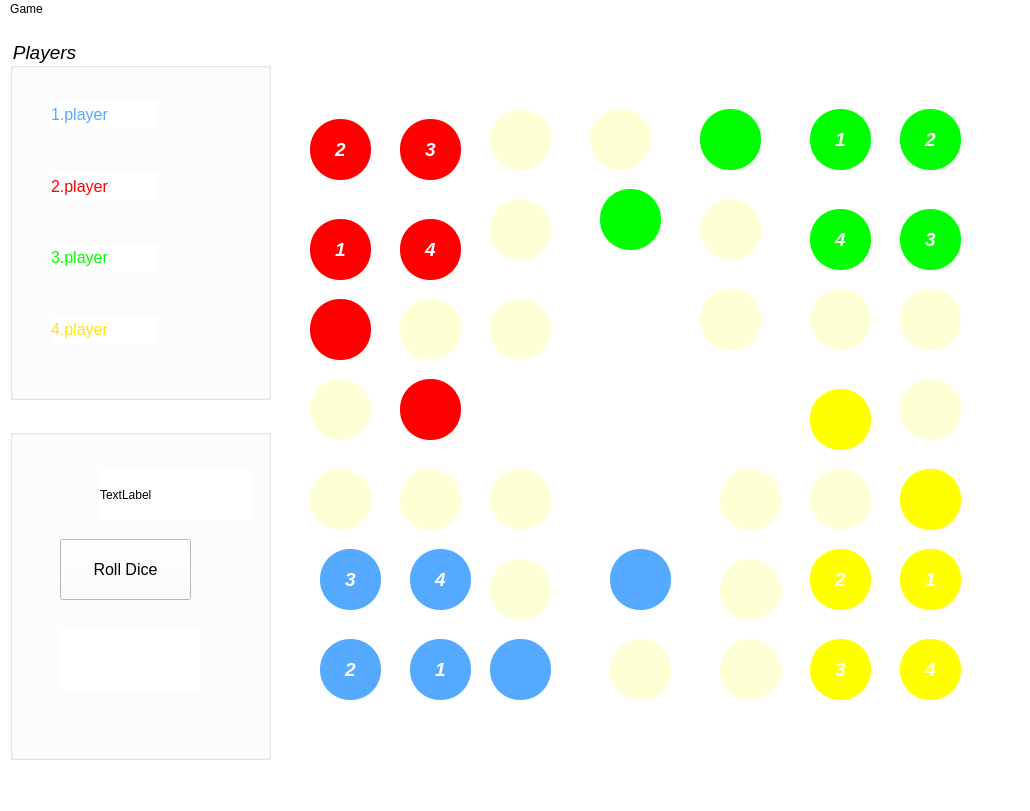
<?xml version="1.0" encoding="UTF-8"?>
<ui version="4.0">
 <class>MainWindow</class>
 <widget class="QMainWindow" name="MainWindow">
  <property name="geometry">
   <rect>
    <x>0</x>
    <y>0</y>
    <width>1030</width>
    <height>811</height>
   </rect>
  </property>
  <property name="windowTitle">
   <string>Ludo-Game</string>
  </property>
  <property name="styleSheet">
   <string notr="true">background-color: rgb(255, 255, 255);</string>
  </property>
  <widget class="QWidget" name="centralwidget">
   <widget class="QGroupBox" name="groupBox">
    <property name="geometry">
     <rect>
      <x>10</x>
      <y>20</y>
      <width>261</width>
      <height>361</height>
     </rect>
    </property>
    <property name="font">
     <font>
      <family>MS Sans Serif</family>
      <pointsize>14</pointsize>
      <italic>true</italic>
     </font>
    </property>
    <property name="title">
     <string>Players</string>
    </property>
    <widget class="QLabel" name="lbl_player_1">
     <property name="geometry">
      <rect>
       <x>41</x>
       <y>61</y>
       <width>107</width>
       <height>29</height>
      </rect>
     </property>
     <property name="font">
      <font>
       <family>MS Sans Serif</family>
       <pointsize>12</pointsize>
      </font>
     </property>
     <property name="styleSheet">
      <string notr="true">
color: rgb(85, 170, 255);</string>
     </property>
     <property name="text">
      <string>1.player</string>
     </property>
    </widget>
    <widget class="QLabel" name="lbl_player_2">
     <property name="geometry">
      <rect>
       <x>41</x>
       <y>133</y>
       <width>107</width>
       <height>29</height>
      </rect>
     </property>
     <property name="font">
      <font>
       <family>MS Sans Serif</family>
       <pointsize>12</pointsize>
      </font>
     </property>
     <property name="styleSheet">
      <string notr="true">color: rgb(255, 0, 0);</string>
     </property>
     <property name="text">
      <string>2.player</string>
     </property>
    </widget>
    <widget class="QLabel" name="lbl_player_3">
     <property name="geometry">
      <rect>
       <x>41</x>
       <y>204</y>
       <width>107</width>
       <height>29</height>
      </rect>
     </property>
     <property name="font">
      <font>
       <family>MS Sans Serif</family>
       <pointsize>12</pointsize>
      </font>
     </property>
     <property name="styleSheet">
      <string notr="true">color: rgb(0, 255, 0);</string>
     </property>
     <property name="text">
      <string>3.player</string>
     </property>
    </widget>
    <widget class="QLabel" name="lbl_player_4">
     <property name="geometry">
      <rect>
       <x>41</x>
       <y>276</y>
       <width>107</width>
       <height>29</height>
      </rect>
     </property>
     <property name="font">
      <font>
       <family>MS Sans Serif</family>
       <pointsize>12</pointsize>
      </font>
     </property>
     <property name="styleSheet">
      <string notr="true">color: rgb(255, 227, 19);</string>
     </property>
     <property name="text">
      <string>4.player</string>
     </property>
    </widget>
   </widget>
   <widget class="QGroupBox" name="groupBox_2">
    <property name="geometry">
     <rect>
      <x>10</x>
      <y>410</y>
      <width>261</width>
      <height>331</height>
     </rect>
    </property>
    <property name="title">
     <string/>
    </property>
    <widget class="QLabel" name="lbl_turns">
     <property name="enabled">
      <bool>true</bool>
     </property>
     <property name="geometry">
      <rect>
       <x>90</x>
       <y>40</y>
       <width>151</width>
       <height>51</height>
      </rect>
     </property>
     <property name="text">
      <string>TextLabel</string>
     </property>
    </widget>
    <widget class="QPushButton" name="pushButton_tas">
     <property name="geometry">
      <rect>
       <x>50</x>
       <y>110</y>
       <width>131</width>
       <height>61</height>
      </rect>
     </property>
     <property name="font">
      <font>
       <family>MS Sans Serif</family>
       <pointsize>12</pointsize>
      </font>
     </property>
     <property name="text">
      <string>Roll Dice</string>
     </property>
    </widget>
    <widget class="QLabel" name="lbl_tas">
     <property name="geometry">
      <rect>
       <x>50</x>
       <y>200</y>
       <width>141</width>
       <height>61</height>
      </rect>
     </property>
     <property name="font">
      <font>
       <family>MS Sans Serif</family>
       <pointsize>14</pointsize>
       <weight>75</weight>
       <bold>true</bold>
      </font>
     </property>
     <property name="text">
      <string/>
     </property>
    </widget>
   </widget>
   <widget class="QLabel" name="b_7">
    <property name="geometry">
     <rect>
      <x>310</x>
      <y>280</y>
      <width>61</width>
      <height>61</height>
     </rect>
    </property>
    <property name="styleSheet">
     <string notr="true">background-color: rgb(255, 0, 0);
border-radius:30px;</string>
    </property>
    <property name="text">
     <string/>
    </property>
   </widget>
   <widget class="QLabel" name="yellow_Home">
    <property name="geometry">
     <rect>
      <x>810</x>
      <y>370</y>
      <width>61</width>
      <height>61</height>
     </rect>
    </property>
    <property name="styleSheet">
     <string notr="true">background-color: rgb(85, 170, 255);
background-color: rgb(255, 255, 0);
border-radius:30px;</string>
    </property>
    <property name="text">
     <string/>
    </property>
   </widget>
   <widget class="QLabel" name="b_13">
    <property name="geometry">
     <rect>
      <x>700</x>
      <y>90</y>
      <width>61</width>
      <height>61</height>
     </rect>
    </property>
    <property name="styleSheet">
     <string notr="true">background-color: rgb(0, 255, 0);
border-radius:30px;</string>
    </property>
    <property name="text">
     <string/>
    </property>
   </widget>
   <widget class="QLabel" name="b_3">
    <property name="geometry">
     <rect>
      <x>490</x>
      <y>450</y>
      <width>61</width>
      <height>61</height>
     </rect>
    </property>
    <property name="styleSheet">
     <string notr="true">background-color: rgb(254, 255, 212);
border-radius:30px;</string>
    </property>
    <property name="text">
     <string/>
    </property>
   </widget>
   <widget class="QLabel" name="b_4">
    <property name="geometry">
     <rect>
      <x>400</x>
      <y>450</y>
      <width>61</width>
      <height>61</height>
     </rect>
    </property>
    <property name="styleSheet">
     <string notr="true">background-color: rgb(254, 255, 212);
border-radius:30px;</string>
    </property>
    <property name="text">
     <string/>
    </property>
   </widget>
   <widget class="QLabel" name="b_2">
    <property name="geometry">
     <rect>
      <x>490</x>
      <y>540</y>
      <width>61</width>
      <height>61</height>
     </rect>
    </property>
    <property name="styleSheet">
     <string notr="true">background-color: rgb(254, 255, 212);
border-radius:30px;</string>
    </property>
    <property name="text">
     <string/>
    </property>
   </widget>
   <widget class="QLabel" name="b_5">
    <property name="geometry">
     <rect>
      <x>310</x>
      <y>450</y>
      <width>61</width>
      <height>61</height>
     </rect>
    </property>
    <property name="styleSheet">
     <string notr="true">background-color: rgb(254, 255, 212);
border-radius:30px;</string>
    </property>
    <property name="text">
     <string/>
    </property>
   </widget>
   <widget class="QLabel" name="b_6">
    <property name="geometry">
     <rect>
      <x>310</x>
      <y>360</y>
      <width>61</width>
      <height>61</height>
     </rect>
    </property>
    <property name="styleSheet">
     <string notr="true">background-color: rgb(254, 255, 212);
border-radius:30px;</string>
    </property>
    <property name="text">
     <string/>
    </property>
   </widget>
   <widget class="QLabel" name="b_8">
    <property name="geometry">
     <rect>
      <x>400</x>
      <y>280</y>
      <width>61</width>
      <height>61</height>
     </rect>
    </property>
    <property name="styleSheet">
     <string notr="true">background-color: rgb(254, 255, 212);
border-radius:30px;</string>
    </property>
    <property name="text">
     <string/>
    </property>
   </widget>
   <widget class="QLabel" name="b_9">
    <property name="geometry">
     <rect>
      <x>490</x>
      <y>280</y>
      <width>61</width>
      <height>61</height>
     </rect>
    </property>
    <property name="styleSheet">
     <string notr="true">background-color: rgb(254, 255, 212);
border-radius:30px;</string>
    </property>
    <property name="text">
     <string/>
    </property>
   </widget>
   <widget class="QLabel" name="b_10">
    <property name="geometry">
     <rect>
      <x>490</x>
      <y>180</y>
      <width>61</width>
      <height>61</height>
     </rect>
    </property>
    <property name="styleSheet">
     <string notr="true">background-color: rgb(254, 255, 212);
border-radius:30px;</string>
    </property>
    <property name="text">
     <string/>
    </property>
   </widget>
   <widget class="QLabel" name="b_11">
    <property name="geometry">
     <rect>
      <x>490</x>
      <y>90</y>
      <width>61</width>
      <height>61</height>
     </rect>
    </property>
    <property name="styleSheet">
     <string notr="true">background-color: rgb(254, 255, 212);
border-radius:30px;</string>
    </property>
    <property name="text">
     <string/>
    </property>
   </widget>
   <widget class="QLabel" name="b_12">
    <property name="geometry">
     <rect>
      <x>590</x>
      <y>90</y>
      <width>61</width>
      <height>61</height>
     </rect>
    </property>
    <property name="styleSheet">
     <string notr="true">background-color: rgb(254, 255, 212);
border-radius:30px;</string>
    </property>
    <property name="text">
     <string/>
    </property>
   </widget>
   <widget class="QLabel" name="b_14">
    <property name="geometry">
     <rect>
      <x>700</x>
      <y>180</y>
      <width>61</width>
      <height>61</height>
     </rect>
    </property>
    <property name="styleSheet">
     <string notr="true">background-color: rgb(254, 255, 212);
border-radius:30px;</string>
    </property>
    <property name="text">
     <string/>
    </property>
   </widget>
   <widget class="QLabel" name="b_15">
    <property name="geometry">
     <rect>
      <x>700</x>
      <y>270</y>
      <width>61</width>
      <height>61</height>
     </rect>
    </property>
    <property name="styleSheet">
     <string notr="true">background-color: rgb(254, 255, 212);
border-radius:30px;</string>
    </property>
    <property name="text">
     <string/>
    </property>
   </widget>
   <widget class="QLabel" name="b_16">
    <property name="geometry">
     <rect>
      <x>810</x>
      <y>270</y>
      <width>61</width>
      <height>61</height>
     </rect>
    </property>
    <property name="styleSheet">
     <string notr="true">background-color: rgb(254, 255, 212);
border-radius:30px;</string>
    </property>
    <property name="text">
     <string/>
    </property>
   </widget>
   <widget class="QLabel" name="b_17">
    <property name="geometry">
     <rect>
      <x>900</x>
      <y>270</y>
      <width>61</width>
      <height>61</height>
     </rect>
    </property>
    <property name="styleSheet">
     <string notr="true">background-color: rgb(254, 255, 212);
border-radius:30px;</string>
    </property>
    <property name="text">
     <string/>
    </property>
   </widget>
   <widget class="QLabel" name="b_18">
    <property name="geometry">
     <rect>
      <x>900</x>
      <y>360</y>
      <width>61</width>
      <height>61</height>
     </rect>
    </property>
    <property name="styleSheet">
     <string notr="true">background-color: rgb(254, 255, 212);
border-radius:30px;</string>
    </property>
    <property name="text">
     <string/>
    </property>
   </widget>
   <widget class="QLabel" name="b_20">
    <property name="geometry">
     <rect>
      <x>810</x>
      <y>450</y>
      <width>61</width>
      <height>61</height>
     </rect>
    </property>
    <property name="styleSheet">
     <string notr="true">background-color: rgb(254, 255, 212);
border-radius:30px;</string>
    </property>
    <property name="text">
     <string/>
    </property>
   </widget>
   <widget class="QLabel" name="b_21">
    <property name="geometry">
     <rect>
      <x>720</x>
      <y>450</y>
      <width>61</width>
      <height>61</height>
     </rect>
    </property>
    <property name="styleSheet">
     <string notr="true">background-color: rgb(254, 255, 212);
border-radius:30px;</string>
    </property>
    <property name="text">
     <string/>
    </property>
   </widget>
   <widget class="QLabel" name="b_22">
    <property name="geometry">
     <rect>
      <x>720</x>
      <y>540</y>
      <width>61</width>
      <height>61</height>
     </rect>
    </property>
    <property name="styleSheet">
     <string notr="true">background-color: rgb(254, 255, 212);
border-radius:30px;</string>
    </property>
    <property name="text">
     <string/>
    </property>
   </widget>
   <widget class="QLabel" name="b_23">
    <property name="geometry">
     <rect>
      <x>720</x>
      <y>620</y>
      <width>61</width>
      <height>61</height>
     </rect>
    </property>
    <property name="styleSheet">
     <string notr="true">background-color: rgb(254, 255, 212);
border-radius:30px;</string>
    </property>
    <property name="text">
     <string/>
    </property>
   </widget>
   <widget class="QLabel" name="b_24">
    <property name="geometry">
     <rect>
      <x>610</x>
      <y>620</y>
      <width>61</width>
      <height>61</height>
     </rect>
    </property>
    <property name="styleSheet">
     <string notr="true">background-color: rgb(254, 255, 212);
border-radius:30px;</string>
    </property>
    <property name="text">
     <string/>
    </property>
   </widget>
   <widget class="QLabel" name="b_1">
    <property name="geometry">
     <rect>
      <x>490</x>
      <y>620</y>
      <width>61</width>
      <height>61</height>
     </rect>
    </property>
    <property name="styleSheet">
     <string notr="true">background-color: rgb(85, 170, 255);
border-radius:30px;</string>
    </property>
    <property name="text">
     <string/>
    </property>
   </widget>
   <widget class="QLabel" name="blue_Home">
    <property name="geometry">
     <rect>
      <x>610</x>
      <y>530</y>
      <width>61</width>
      <height>61</height>
     </rect>
    </property>
    <property name="styleSheet">
     <string notr="true">background-color: rgb(85, 170, 255);
border-radius:30px;</string>
    </property>
    <property name="text">
     <string/>
    </property>
   </widget>
   <widget class="QLabel" name="red_Home">
    <property name="geometry">
     <rect>
      <x>400</x>
      <y>360</y>
      <width>61</width>
      <height>61</height>
     </rect>
    </property>
    <property name="styleSheet">
     <string notr="true">background-color: rgb(255, 0, 0);
border-radius:30px;</string>
    </property>
    <property name="text">
     <string/>
    </property>
   </widget>
   <widget class="QLabel" name="green_Home">
    <property name="geometry">
     <rect>
      <x>600</x>
      <y>170</y>
      <width>61</width>
      <height>61</height>
     </rect>
    </property>
    <property name="styleSheet">
     <string notr="true">background-color: rgb(0, 255, 0);
border-radius:30px;</string>
    </property>
    <property name="text">
     <string/>
    </property>
   </widget>
   <widget class="QLabel" name="b_19">
    <property name="geometry">
     <rect>
      <x>900</x>
      <y>450</y>
      <width>61</width>
      <height>61</height>
     </rect>
    </property>
    <property name="styleSheet">
     <string notr="true">background-color: rgb(85, 170, 255);
background-color: rgb(255, 255, 0);
border-radius:30px;</string>
    </property>
    <property name="text">
     <string/>
    </property>
   </widget>
   <widget class="QPushButton" name="blue_1">
    <property name="geometry">
     <rect>
      <x>410</x>
      <y>620</y>
      <width>61</width>
      <height>61</height>
     </rect>
    </property>
    <property name="font">
     <font>
      <family>MS Sans Serif</family>
      <pointsize>14</pointsize>
      <weight>75</weight>
      <italic>true</italic>
      <bold>true</bold>
     </font>
    </property>
    <property name="styleSheet">
     <string notr="true">background-color: rgb(85, 170, 255);
border-radius:30px;
color: rgb(255, 255, 255);</string>
    </property>
    <property name="text">
     <string>1</string>
    </property>
   </widget>
   <widget class="QPushButton" name="red_1">
    <property name="geometry">
     <rect>
      <x>310</x>
      <y>200</y>
      <width>61</width>
      <height>61</height>
     </rect>
    </property>
    <property name="font">
     <font>
      <family>MS Sans Serif</family>
      <pointsize>14</pointsize>
      <weight>75</weight>
      <italic>true</italic>
      <bold>true</bold>
     </font>
    </property>
    <property name="styleSheet">
     <string notr="true">background-color: rgb(255, 0, 0);
border-radius:30px;
color: rgb(255, 255, 255);</string>
    </property>
    <property name="text">
     <string>1</string>
    </property>
   </widget>
   <widget class="QPushButton" name="yellow_1">
    <property name="geometry">
     <rect>
      <x>900</x>
      <y>530</y>
      <width>61</width>
      <height>61</height>
     </rect>
    </property>
    <property name="font">
     <font>
      <family>MS Sans Serif</family>
      <pointsize>14</pointsize>
      <weight>75</weight>
      <italic>true</italic>
      <bold>true</bold>
     </font>
    </property>
    <property name="styleSheet">
     <string notr="true">background-color: rgb(255, 255, 0);
border-radius:30px;
color: rgb(255, 255, 255);</string>
    </property>
    <property name="text">
     <string>1</string>
    </property>
   </widget>
   <widget class="QPushButton" name="green_1">
    <property name="geometry">
     <rect>
      <x>810</x>
      <y>90</y>
      <width>61</width>
      <height>61</height>
     </rect>
    </property>
    <property name="font">
     <font>
      <family>MS Sans Serif</family>
      <pointsize>14</pointsize>
      <weight>75</weight>
      <italic>true</italic>
      <bold>true</bold>
     </font>
    </property>
    <property name="styleSheet">
     <string notr="true">background-color: rgb(0, 255, 0);
border-radius:30px;
color: rgb(255, 255, 255);</string>
    </property>
    <property name="text">
     <string>1</string>
    </property>
   </widget>
   <widget class="QPushButton" name="red_4">
    <property name="geometry">
     <rect>
      <x>400</x>
      <y>200</y>
      <width>61</width>
      <height>61</height>
     </rect>
    </property>
    <property name="font">
     <font>
      <family>MS Sans Serif</family>
      <pointsize>14</pointsize>
      <weight>75</weight>
      <italic>true</italic>
      <bold>true</bold>
     </font>
    </property>
    <property name="styleSheet">
     <string notr="true">background-color: rgb(255, 0, 0);
border-radius:30px;
color: rgb(255, 255, 255);</string>
    </property>
    <property name="text">
     <string>4</string>
    </property>
   </widget>
   <widget class="QPushButton" name="red_2">
    <property name="geometry">
     <rect>
      <x>310</x>
      <y>100</y>
      <width>61</width>
      <height>61</height>
     </rect>
    </property>
    <property name="font">
     <font>
      <family>MS Sans Serif</family>
      <pointsize>14</pointsize>
      <weight>75</weight>
      <italic>true</italic>
      <bold>true</bold>
     </font>
    </property>
    <property name="styleSheet">
     <string notr="true">background-color: rgb(255, 0, 0);
border-radius:30px;
color: rgb(255, 255, 255);</string>
    </property>
    <property name="text">
     <string>2</string>
    </property>
   </widget>
   <widget class="QPushButton" name="red_3">
    <property name="geometry">
     <rect>
      <x>400</x>
      <y>100</y>
      <width>61</width>
      <height>61</height>
     </rect>
    </property>
    <property name="font">
     <font>
      <family>MS Sans Serif</family>
      <pointsize>14</pointsize>
      <weight>75</weight>
      <italic>true</italic>
      <bold>true</bold>
     </font>
    </property>
    <property name="styleSheet">
     <string notr="true">background-color: rgb(255, 0, 0);
border-radius:30px;
color: rgb(255, 255, 255);</string>
    </property>
    <property name="text">
     <string>3</string>
    </property>
   </widget>
   <widget class="QPushButton" name="green_2">
    <property name="geometry">
     <rect>
      <x>900</x>
      <y>90</y>
      <width>61</width>
      <height>61</height>
     </rect>
    </property>
    <property name="font">
     <font>
      <family>MS Sans Serif</family>
      <pointsize>14</pointsize>
      <weight>75</weight>
      <italic>true</italic>
      <bold>true</bold>
     </font>
    </property>
    <property name="styleSheet">
     <string notr="true">background-color: rgb(0, 255, 0);
border-radius:30px;
color: rgb(255, 255, 255);</string>
    </property>
    <property name="text">
     <string>2</string>
    </property>
   </widget>
   <widget class="QPushButton" name="green_4">
    <property name="geometry">
     <rect>
      <x>810</x>
      <y>190</y>
      <width>61</width>
      <height>61</height>
     </rect>
    </property>
    <property name="font">
     <font>
      <family>MS Sans Serif</family>
      <pointsize>14</pointsize>
      <weight>75</weight>
      <italic>true</italic>
      <bold>true</bold>
     </font>
    </property>
    <property name="styleSheet">
     <string notr="true">background-color: rgb(0, 255, 0);
border-radius:30px;
color: rgb(255, 255, 255);</string>
    </property>
    <property name="text">
     <string>4</string>
    </property>
   </widget>
   <widget class="QPushButton" name="green_3">
    <property name="geometry">
     <rect>
      <x>900</x>
      <y>190</y>
      <width>61</width>
      <height>61</height>
     </rect>
    </property>
    <property name="font">
     <font>
      <family>MS Sans Serif</family>
      <pointsize>14</pointsize>
      <weight>75</weight>
      <italic>true</italic>
      <bold>true</bold>
     </font>
    </property>
    <property name="styleSheet">
     <string notr="true">background-color: rgb(0, 255, 0);
border-radius:30px;
color: rgb(255, 255, 255);</string>
    </property>
    <property name="text">
     <string>3</string>
    </property>
   </widget>
   <widget class="QPushButton" name="blue_2">
    <property name="geometry">
     <rect>
      <x>320</x>
      <y>620</y>
      <width>61</width>
      <height>61</height>
     </rect>
    </property>
    <property name="font">
     <font>
      <family>MS Sans Serif</family>
      <pointsize>14</pointsize>
      <weight>75</weight>
      <italic>true</italic>
      <bold>true</bold>
     </font>
    </property>
    <property name="styleSheet">
     <string notr="true">background-color: rgb(85, 170, 255);
border-radius:30px;
color: rgb(255, 255, 255);</string>
    </property>
    <property name="text">
     <string>2</string>
    </property>
   </widget>
   <widget class="QPushButton" name="blue_4">
    <property name="geometry">
     <rect>
      <x>410</x>
      <y>530</y>
      <width>61</width>
      <height>61</height>
     </rect>
    </property>
    <property name="font">
     <font>
      <family>MS Sans Serif</family>
      <pointsize>14</pointsize>
      <weight>75</weight>
      <italic>true</italic>
      <bold>true</bold>
     </font>
    </property>
    <property name="styleSheet">
     <string notr="true">background-color: rgb(85, 170, 255);
border-radius:30px;
color: rgb(255, 255, 255);</string>
    </property>
    <property name="text">
     <string>4</string>
    </property>
   </widget>
   <widget class="QPushButton" name="blue_3">
    <property name="geometry">
     <rect>
      <x>320</x>
      <y>530</y>
      <width>61</width>
      <height>61</height>
     </rect>
    </property>
    <property name="font">
     <font>
      <family>MS Sans Serif</family>
      <pointsize>14</pointsize>
      <weight>75</weight>
      <italic>true</italic>
      <bold>true</bold>
     </font>
    </property>
    <property name="styleSheet">
     <string notr="true">background-color: rgb(85, 170, 255);
border-radius:30px;
color: rgb(255, 255, 255);</string>
    </property>
    <property name="text">
     <string>3</string>
    </property>
   </widget>
   <widget class="QPushButton" name="yellow_2">
    <property name="geometry">
     <rect>
      <x>810</x>
      <y>530</y>
      <width>61</width>
      <height>61</height>
     </rect>
    </property>
    <property name="font">
     <font>
      <family>MS Sans Serif</family>
      <pointsize>14</pointsize>
      <weight>75</weight>
      <italic>true</italic>
      <bold>true</bold>
     </font>
    </property>
    <property name="styleSheet">
     <string notr="true">background-color: rgb(255, 255, 0);
border-radius:30px;
color: rgb(255, 255, 255);</string>
    </property>
    <property name="text">
     <string>2</string>
    </property>
   </widget>
   <widget class="QPushButton" name="yellow_3">
    <property name="geometry">
     <rect>
      <x>810</x>
      <y>620</y>
      <width>61</width>
      <height>61</height>
     </rect>
    </property>
    <property name="font">
     <font>
      <family>MS Sans Serif</family>
      <pointsize>14</pointsize>
      <weight>75</weight>
      <italic>true</italic>
      <bold>true</bold>
     </font>
    </property>
    <property name="styleSheet">
     <string notr="true">background-color: rgb(255, 255, 0);
border-radius:30px;
color: rgb(255, 255, 255);</string>
    </property>
    <property name="text">
     <string>3</string>
    </property>
   </widget>
   <widget class="QPushButton" name="yellow_4">
    <property name="geometry">
     <rect>
      <x>900</x>
      <y>620</y>
      <width>61</width>
      <height>61</height>
     </rect>
    </property>
    <property name="font">
     <font>
      <family>MS Sans Serif</family>
      <pointsize>14</pointsize>
      <weight>75</weight>
      <italic>true</italic>
      <bold>true</bold>
     </font>
    </property>
    <property name="styleSheet">
     <string notr="true">background-color: rgb(255, 255, 0);
border-radius:30px;
color: rgb(255, 255, 255);</string>
    </property>
    <property name="text">
     <string>4</string>
    </property>
   </widget>
  </widget>
  <widget class="QMenuBar" name="menubar">
   <property name="geometry">
    <rect>
     <x>0</x>
     <y>0</y>
     <width>1030</width>
     <height>25</height>
    </rect>
   </property>
   <widget class="QMenu" name="menuAdd_Player">
    <property name="title">
     <string>Game</string>
    </property>
    <addaction name="s"/>
    <addaction name="separator"/>
    <addaction name="newgame"/>
    <addaction name="separator"/>
    <addaction name="add"/>
    <addaction name="separator"/>
    <addaction name="exit"/>
   </widget>
   <addaction name="menuAdd_Player"/>
  </widget>
  <widget class="QStatusBar" name="statusbar"/>
  <action name="s">
   <property name="text">
    <string>Start Gmae</string>
   </property>
  </action>
  <action name="newgame">
   <property name="text">
    <string>New Game</string>
   </property>
  </action>
  <action name="add">
   <property name="text">
    <string>Add Platyer</string>
   </property>
  </action>
  <action name="exit">
   <property name="text">
    <string>Exit</string>
   </property>
  </action>
 </widget>
 <resources/>
 <connections>
  <connection>
   <sender>exit</sender>
   <signal>triggered()</signal>
   <receiver>MainWindow</receiver>
   <slot>close()</slot>
   <hints>
    <hint type="sourcelabel">
     <x>-1</x>
     <y>-1</y>
    </hint>
    <hint type="destinationlabel">
     <x>635</x>
     <y>397</y>
    </hint>
   </hints>
  </connection>
  <connection>
   <sender>newgame</sender>
   <signal>triggered()</signal>
   <receiver>MainWindow</receiver>
   <slot>update()</slot>
   <hints>
    <hint type="sourcelabel">
     <x>-1</x>
     <y>-1</y>
    </hint>
    <hint type="destinationlabel">
     <x>635</x>
     <y>397</y>
    </hint>
   </hints>
  </connection>
 </connections>
</ui>
